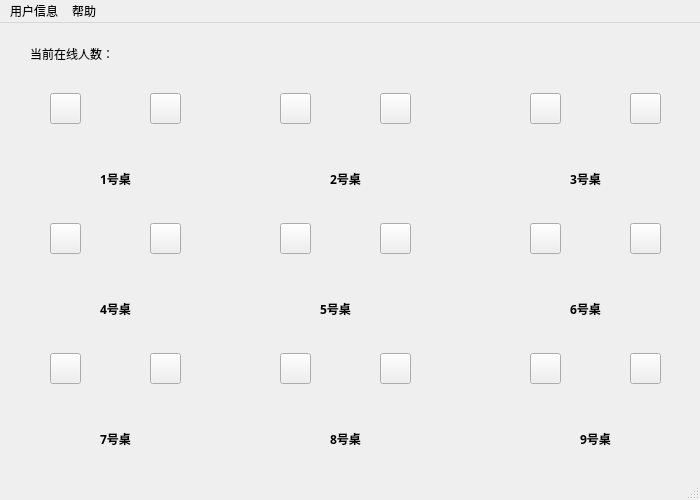
<?xml version="1.0" encoding="UTF-8"?>
<ui version="4.0">
 <class>MainWindow</class>
 <widget class="QMainWindow" name="MainWindow">
  <property name="geometry">
   <rect>
    <x>0</x>
    <y>0</y>
    <width>700</width>
    <height>500</height>
   </rect>
  </property>
  <property name="minimumSize">
   <size>
    <width>700</width>
    <height>500</height>
   </size>
  </property>
  <property name="maximumSize">
   <size>
    <width>700</width>
    <height>500</height>
   </size>
  </property>
  <property name="windowTitle">
   <string>MainWindow</string>
  </property>
  <property name="styleSheet">
   <string notr="true"/>
  </property>
  <widget class="QWidget" name="centralwidget">
   <widget class="QLabel" name="label">
    <property name="geometry">
     <rect>
      <x>30</x>
      <y>10</y>
      <width>141</width>
      <height>41</height>
     </rect>
    </property>
    <property name="text">
     <string>当前在线人数：</string>
    </property>
   </widget>
   <widget class="QLabel" name="label_2">
    <property name="geometry">
     <rect>
      <x>90</x>
      <y>70</y>
      <width>51</width>
      <height>51</height>
     </rect>
    </property>
    <property name="styleSheet">
     <string notr="true">border-image: url(:/Images/Images/vs.png);</string>
    </property>
    <property name="text">
     <string/>
    </property>
   </widget>
   <widget class="QLabel" name="label_3">
    <property name="geometry">
     <rect>
      <x>320</x>
      <y>70</y>
      <width>51</width>
      <height>51</height>
     </rect>
    </property>
    <property name="styleSheet">
     <string notr="true">border-image: url(:/Images/Images/vs.png);</string>
    </property>
    <property name="text">
     <string/>
    </property>
   </widget>
   <widget class="QLabel" name="label_4">
    <property name="geometry">
     <rect>
      <x>570</x>
      <y>70</y>
      <width>51</width>
      <height>51</height>
     </rect>
    </property>
    <property name="styleSheet">
     <string notr="true">border-image: url(:/Images/Images/vs.png);</string>
    </property>
    <property name="text">
     <string/>
    </property>
   </widget>
   <widget class="QLabel" name="label_5">
    <property name="geometry">
     <rect>
      <x>90</x>
      <y>200</y>
      <width>51</width>
      <height>51</height>
     </rect>
    </property>
    <property name="styleSheet">
     <string notr="true">border-image: url(:/Images/Images/vs.png);</string>
    </property>
    <property name="text">
     <string/>
    </property>
   </widget>
   <widget class="QLabel" name="label_6">
    <property name="geometry">
     <rect>
      <x>90</x>
      <y>330</y>
      <width>51</width>
      <height>51</height>
     </rect>
    </property>
    <property name="styleSheet">
     <string notr="true">border-image: url(:/Images/Images/vs.png);</string>
    </property>
    <property name="text">
     <string/>
    </property>
   </widget>
   <widget class="QLabel" name="label_7">
    <property name="geometry">
     <rect>
      <x>570</x>
      <y>200</y>
      <width>51</width>
      <height>51</height>
     </rect>
    </property>
    <property name="styleSheet">
     <string notr="true">border-image: url(:/Images/Images/vs.png);</string>
    </property>
    <property name="text">
     <string/>
    </property>
   </widget>
   <widget class="QLabel" name="label_8">
    <property name="geometry">
     <rect>
      <x>320</x>
      <y>200</y>
      <width>51</width>
      <height>51</height>
     </rect>
    </property>
    <property name="styleSheet">
     <string notr="true">border-image: url(:/Images/Images/vs.png);</string>
    </property>
    <property name="text">
     <string/>
    </property>
   </widget>
   <widget class="QLabel" name="label_9">
    <property name="geometry">
     <rect>
      <x>320</x>
      <y>330</y>
      <width>51</width>
      <height>51</height>
     </rect>
    </property>
    <property name="styleSheet">
     <string notr="true">border-image: url(:/Images/Images/vs.png);</string>
    </property>
    <property name="text">
     <string/>
    </property>
   </widget>
   <widget class="QLabel" name="label_10">
    <property name="geometry">
     <rect>
      <x>570</x>
      <y>330</y>
      <width>51</width>
      <height>51</height>
     </rect>
    </property>
    <property name="styleSheet">
     <string notr="true">border-image: url(:/Images/Images/vs.png);</string>
    </property>
    <property name="text">
     <string/>
    </property>
   </widget>
   <widget class="QPushButton" name="Location1">
    <property name="geometry">
     <rect>
      <x>50</x>
      <y>70</y>
      <width>31</width>
      <height>31</height>
     </rect>
    </property>
    <property name="styleSheet">
     <string notr="true">border-image: url(:/Images/Images/in.png);</string>
    </property>
    <property name="text">
     <string/>
    </property>
    <attribute name="buttonGroup">
     <string notr="true">buttonGroup_2</string>
    </attribute>
   </widget>
   <widget class="QPushButton" name="Location2">
    <property name="geometry">
     <rect>
      <x>150</x>
      <y>70</y>
      <width>31</width>
      <height>31</height>
     </rect>
    </property>
    <property name="styleSheet">
     <string notr="true">border-image: url(:/Images/Images/in.png);</string>
    </property>
    <property name="text">
     <string/>
    </property>
    <attribute name="buttonGroup">
     <string notr="true">buttonGroup_2</string>
    </attribute>
   </widget>
   <widget class="QPushButton" name="Location4">
    <property name="geometry">
     <rect>
      <x>380</x>
      <y>70</y>
      <width>31</width>
      <height>31</height>
     </rect>
    </property>
    <property name="styleSheet">
     <string notr="true">border-image: url(:/Images/Images/in.png);</string>
    </property>
    <property name="text">
     <string/>
    </property>
    <attribute name="buttonGroup">
     <string notr="true">buttonGroup_2</string>
    </attribute>
   </widget>
   <widget class="QPushButton" name="Location3">
    <property name="geometry">
     <rect>
      <x>280</x>
      <y>70</y>
      <width>31</width>
      <height>31</height>
     </rect>
    </property>
    <property name="styleSheet">
     <string notr="true">border-image: url(:/Images/Images/in.png);</string>
    </property>
    <property name="text">
     <string/>
    </property>
    <attribute name="buttonGroup">
     <string notr="true">buttonGroup_2</string>
    </attribute>
   </widget>
   <widget class="QPushButton" name="Location6">
    <property name="geometry">
     <rect>
      <x>630</x>
      <y>70</y>
      <width>31</width>
      <height>31</height>
     </rect>
    </property>
    <property name="styleSheet">
     <string notr="true">border-image: url(:/Images/Images/in.png);</string>
    </property>
    <property name="text">
     <string/>
    </property>
    <attribute name="buttonGroup">
     <string notr="true">buttonGroup_2</string>
    </attribute>
   </widget>
   <widget class="QPushButton" name="Location5">
    <property name="geometry">
     <rect>
      <x>530</x>
      <y>70</y>
      <width>31</width>
      <height>31</height>
     </rect>
    </property>
    <property name="styleSheet">
     <string notr="true">border-image: url(:/Images/Images/in.png);</string>
    </property>
    <property name="text">
     <string/>
    </property>
    <attribute name="buttonGroup">
     <string notr="true">buttonGroup_2</string>
    </attribute>
   </widget>
   <widget class="QPushButton" name="Location10">
    <property name="geometry">
     <rect>
      <x>380</x>
      <y>200</y>
      <width>31</width>
      <height>31</height>
     </rect>
    </property>
    <property name="styleSheet">
     <string notr="true">border-image: url(:/Images/Images/in.png);</string>
    </property>
    <property name="text">
     <string/>
    </property>
    <attribute name="buttonGroup">
     <string notr="true">buttonGroup_2</string>
    </attribute>
   </widget>
   <widget class="QPushButton" name="Location9">
    <property name="geometry">
     <rect>
      <x>280</x>
      <y>200</y>
      <width>31</width>
      <height>31</height>
     </rect>
    </property>
    <property name="styleSheet">
     <string notr="true">border-image: url(:/Images/Images/in.png);</string>
    </property>
    <property name="text">
     <string/>
    </property>
    <attribute name="buttonGroup">
     <string notr="true">buttonGroup_2</string>
    </attribute>
   </widget>
   <widget class="QPushButton" name="Location7">
    <property name="geometry">
     <rect>
      <x>50</x>
      <y>200</y>
      <width>31</width>
      <height>31</height>
     </rect>
    </property>
    <property name="styleSheet">
     <string notr="true">border-image: url(:/Images/Images/in.png);</string>
    </property>
    <property name="text">
     <string/>
    </property>
    <attribute name="buttonGroup">
     <string notr="true">buttonGroup_2</string>
    </attribute>
   </widget>
   <widget class="QPushButton" name="Location8">
    <property name="geometry">
     <rect>
      <x>150</x>
      <y>200</y>
      <width>31</width>
      <height>31</height>
     </rect>
    </property>
    <property name="styleSheet">
     <string notr="true">border-image: url(:/Images/Images/in.png);</string>
    </property>
    <property name="text">
     <string/>
    </property>
    <attribute name="buttonGroup">
     <string notr="true">buttonGroup_2</string>
    </attribute>
   </widget>
   <widget class="QPushButton" name="Location12">
    <property name="geometry">
     <rect>
      <x>630</x>
      <y>200</y>
      <width>31</width>
      <height>31</height>
     </rect>
    </property>
    <property name="styleSheet">
     <string notr="true">border-image: url(:/Images/Images/in.png);</string>
    </property>
    <property name="text">
     <string/>
    </property>
    <attribute name="buttonGroup">
     <string notr="true">buttonGroup_2</string>
    </attribute>
   </widget>
   <widget class="QPushButton" name="Location11">
    <property name="geometry">
     <rect>
      <x>530</x>
      <y>200</y>
      <width>31</width>
      <height>31</height>
     </rect>
    </property>
    <property name="styleSheet">
     <string notr="true">border-image: url(:/Images/Images/in.png);</string>
    </property>
    <property name="text">
     <string/>
    </property>
    <attribute name="buttonGroup">
     <string notr="true">buttonGroup_2</string>
    </attribute>
   </widget>
   <widget class="QPushButton" name="Location13">
    <property name="geometry">
     <rect>
      <x>50</x>
      <y>330</y>
      <width>31</width>
      <height>31</height>
     </rect>
    </property>
    <property name="styleSheet">
     <string notr="true">border-image: url(:/Images/Images/in.png);</string>
    </property>
    <property name="text">
     <string/>
    </property>
    <attribute name="buttonGroup">
     <string notr="true">buttonGroup_2</string>
    </attribute>
   </widget>
   <widget class="QPushButton" name="Location14">
    <property name="geometry">
     <rect>
      <x>150</x>
      <y>330</y>
      <width>31</width>
      <height>31</height>
     </rect>
    </property>
    <property name="styleSheet">
     <string notr="true">border-image: url(:/Images/Images/in.png);</string>
    </property>
    <property name="text">
     <string/>
    </property>
    <attribute name="buttonGroup">
     <string notr="true">buttonGroup_2</string>
    </attribute>
   </widget>
   <widget class="QPushButton" name="Location15">
    <property name="geometry">
     <rect>
      <x>280</x>
      <y>330</y>
      <width>31</width>
      <height>31</height>
     </rect>
    </property>
    <property name="styleSheet">
     <string notr="true">border-image: url(:/Images/Images/in.png);</string>
    </property>
    <property name="text">
     <string/>
    </property>
    <attribute name="buttonGroup">
     <string notr="true">buttonGroup_2</string>
    </attribute>
   </widget>
   <widget class="QPushButton" name="Location16">
    <property name="geometry">
     <rect>
      <x>380</x>
      <y>330</y>
      <width>31</width>
      <height>31</height>
     </rect>
    </property>
    <property name="styleSheet">
     <string notr="true">border-image: url(:/Images/Images/in.png);</string>
    </property>
    <property name="text">
     <string/>
    </property>
    <attribute name="buttonGroup">
     <string notr="true">buttonGroup_2</string>
    </attribute>
   </widget>
   <widget class="QPushButton" name="Location18">
    <property name="geometry">
     <rect>
      <x>630</x>
      <y>330</y>
      <width>31</width>
      <height>31</height>
     </rect>
    </property>
    <property name="styleSheet">
     <string notr="true">border-image: url(:/Images/Images/in.png);</string>
    </property>
    <property name="text">
     <string/>
    </property>
    <attribute name="buttonGroup">
     <string notr="true">buttonGroup_2</string>
    </attribute>
   </widget>
   <widget class="QPushButton" name="Location17">
    <property name="geometry">
     <rect>
      <x>530</x>
      <y>330</y>
      <width>31</width>
      <height>31</height>
     </rect>
    </property>
    <property name="styleSheet">
     <string notr="true">border-image: url(:/Images/Images/in.png);</string>
    </property>
    <property name="text">
     <string/>
    </property>
    <attribute name="buttonGroup">
     <string notr="true">buttonGroup_2</string>
    </attribute>
   </widget>
   <widget class="QLabel" name="label_11">
    <property name="geometry">
     <rect>
      <x>100</x>
      <y>140</y>
      <width>51</width>
      <height>31</height>
     </rect>
    </property>
    <property name="font">
     <font>
      <family>微软雅黑</family>
      <pointsize>9</pointsize>
      <weight>75</weight>
      <bold>true</bold>
     </font>
    </property>
    <property name="styleSheet">
     <string notr="true">alternate-background-color: rgb(170, 170, 0);</string>
    </property>
    <property name="text">
     <string>1号桌</string>
    </property>
    <property name="textFormat">
     <enum>Qt::AutoText</enum>
    </property>
   </widget>
   <widget class="QLabel" name="label_12">
    <property name="geometry">
     <rect>
      <x>330</x>
      <y>140</y>
      <width>51</width>
      <height>31</height>
     </rect>
    </property>
    <property name="font">
     <font>
      <family>微软雅黑</family>
      <pointsize>9</pointsize>
      <weight>75</weight>
      <bold>true</bold>
     </font>
    </property>
    <property name="text">
     <string>2号桌</string>
    </property>
    <property name="textFormat">
     <enum>Qt::AutoText</enum>
    </property>
   </widget>
   <widget class="QLabel" name="label_13">
    <property name="geometry">
     <rect>
      <x>100</x>
      <y>270</y>
      <width>51</width>
      <height>31</height>
     </rect>
    </property>
    <property name="font">
     <font>
      <family>微软雅黑</family>
      <pointsize>9</pointsize>
      <weight>75</weight>
      <bold>true</bold>
     </font>
    </property>
    <property name="text">
     <string>4号桌</string>
    </property>
    <property name="textFormat">
     <enum>Qt::AutoText</enum>
    </property>
   </widget>
   <widget class="QLabel" name="label_14">
    <property name="geometry">
     <rect>
      <x>570</x>
      <y>140</y>
      <width>51</width>
      <height>31</height>
     </rect>
    </property>
    <property name="font">
     <font>
      <family>微软雅黑</family>
      <pointsize>9</pointsize>
      <weight>75</weight>
      <bold>true</bold>
     </font>
    </property>
    <property name="text">
     <string>3号桌</string>
    </property>
    <property name="textFormat">
     <enum>Qt::AutoText</enum>
    </property>
   </widget>
   <widget class="QLabel" name="label_15">
    <property name="geometry">
     <rect>
      <x>580</x>
      <y>400</y>
      <width>51</width>
      <height>31</height>
     </rect>
    </property>
    <property name="font">
     <font>
      <family>微软雅黑</family>
      <pointsize>9</pointsize>
      <weight>75</weight>
      <bold>true</bold>
     </font>
    </property>
    <property name="text">
     <string>9号桌</string>
    </property>
    <property name="textFormat">
     <enum>Qt::AutoText</enum>
    </property>
   </widget>
   <widget class="QLabel" name="label_16">
    <property name="geometry">
     <rect>
      <x>330</x>
      <y>400</y>
      <width>51</width>
      <height>31</height>
     </rect>
    </property>
    <property name="font">
     <font>
      <family>微软雅黑</family>
      <pointsize>9</pointsize>
      <weight>75</weight>
      <bold>true</bold>
     </font>
    </property>
    <property name="text">
     <string>8号桌</string>
    </property>
    <property name="textFormat">
     <enum>Qt::AutoText</enum>
    </property>
   </widget>
   <widget class="QLabel" name="label_17">
    <property name="geometry">
     <rect>
      <x>100</x>
      <y>400</y>
      <width>51</width>
      <height>31</height>
     </rect>
    </property>
    <property name="font">
     <font>
      <family>微软雅黑</family>
      <pointsize>9</pointsize>
      <weight>75</weight>
      <bold>true</bold>
     </font>
    </property>
    <property name="text">
     <string>7号桌</string>
    </property>
    <property name="textFormat">
     <enum>Qt::AutoText</enum>
    </property>
   </widget>
   <widget class="QLabel" name="label_18">
    <property name="geometry">
     <rect>
      <x>320</x>
      <y>270</y>
      <width>51</width>
      <height>31</height>
     </rect>
    </property>
    <property name="font">
     <font>
      <family>微软雅黑</family>
      <pointsize>9</pointsize>
      <weight>75</weight>
      <bold>true</bold>
     </font>
    </property>
    <property name="text">
     <string>5号桌</string>
    </property>
    <property name="textFormat">
     <enum>Qt::AutoText</enum>
    </property>
   </widget>
   <widget class="QLabel" name="label_19">
    <property name="geometry">
     <rect>
      <x>570</x>
      <y>270</y>
      <width>51</width>
      <height>31</height>
     </rect>
    </property>
    <property name="font">
     <font>
      <family>微软雅黑</family>
      <pointsize>9</pointsize>
      <weight>75</weight>
      <bold>true</bold>
     </font>
    </property>
    <property name="text">
     <string>6号桌</string>
    </property>
    <property name="textFormat">
     <enum>Qt::AutoText</enum>
    </property>
   </widget>
   <widget class="QLabel" name="onlinenum">
    <property name="geometry">
     <rect>
      <x>140</x>
      <y>20</y>
      <width>66</width>
      <height>17</height>
     </rect>
    </property>
    <property name="text">
     <string/>
    </property>
   </widget>
   <widget class="QLabel" name="luser_1">
    <property name="geometry">
     <rect>
      <x>30</x>
      <y>110</y>
      <width>66</width>
      <height>17</height>
     </rect>
    </property>
    <property name="text">
     <string/>
    </property>
   </widget>
   <widget class="QLabel" name="ruser_1">
    <property name="geometry">
     <rect>
      <x>140</x>
      <y>110</y>
      <width>66</width>
      <height>17</height>
     </rect>
    </property>
    <property name="text">
     <string/>
    </property>
   </widget>
   <widget class="QLabel" name="status_1">
    <property name="geometry">
     <rect>
      <x>105</x>
      <y>120</y>
      <width>51</width>
      <height>20</height>
     </rect>
    </property>
    <property name="text">
     <string/>
    </property>
   </widget>
   <widget class="QLabel" name="luser_2">
    <property name="geometry">
     <rect>
      <x>250</x>
      <y>110</y>
      <width>66</width>
      <height>17</height>
     </rect>
    </property>
    <property name="text">
     <string/>
    </property>
   </widget>
   <widget class="QLabel" name="ruser_2">
    <property name="geometry">
     <rect>
      <x>370</x>
      <y>110</y>
      <width>66</width>
      <height>17</height>
     </rect>
    </property>
    <property name="text">
     <string/>
    </property>
   </widget>
   <widget class="QLabel" name="status_2">
    <property name="geometry">
     <rect>
      <x>320</x>
      <y>120</y>
      <width>66</width>
      <height>17</height>
     </rect>
    </property>
    <property name="text">
     <string/>
    </property>
   </widget>
  </widget>
  <widget class="QMenuBar" name="menubar">
   <property name="geometry">
    <rect>
     <x>0</x>
     <y>0</y>
     <width>700</width>
     <height>26</height>
    </rect>
   </property>
   <widget class="QMenu" name="menu">
    <property name="title">
     <string>用户信息</string>
    </property>
    <addaction name="action"/>
   </widget>
   <widget class="QMenu" name="menu_2">
    <property name="title">
     <string>帮助</string>
    </property>
    <addaction name="action_2"/>
   </widget>
   <addaction name="menu"/>
   <addaction name="menu_2"/>
  </widget>
  <widget class="QStatusBar" name="statusbar"/>
  <action name="action">
   <property name="text">
    <string>用户积分</string>
   </property>
  </action>
  <action name="action_2">
   <property name="text">
    <string>关于我们</string>
   </property>
  </action>
 </widget>
 <resources/>
 <connections/>
 <buttongroups>
  <buttongroup name="buttonGroup_2"/>
 </buttongroups>
</ui>
